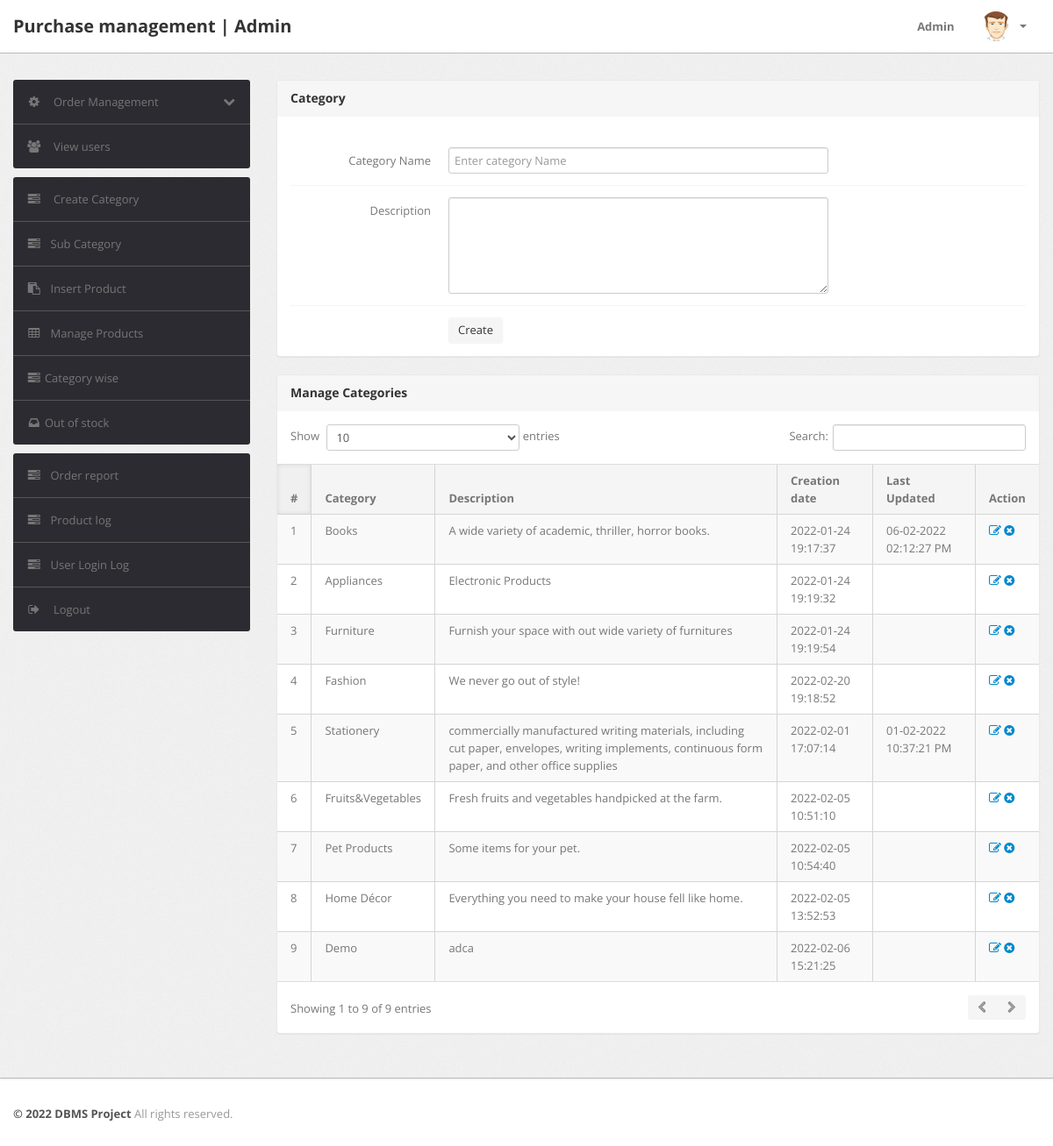
The app's page /admin/category.php (signed in) with its own data.
### tables this page shows
CREATE TABLE `category` (
  `id` int(11) NOT NULL,
  `categoryName` varchar(255) DEFAULT NULL,
  `categoryDescription` longtext DEFAULT NULL,
  `creationDate` timestamp NOT NULL DEFAULT current_timestamp(),
  `updationDate` varchar(255) DEFAULT NULL
);

### admin/category.php (the view, shortened to what this page needs)
<?php
include('include/config.php');
if(strlen($_SESSION['alogin'])==0)
	{
header('location:index.php');
}
else{
?>
<!DOCTYPE html>
<html lang="en">
<head>
	<link type="text/css" href="bootstrap/css/bootstrap.min.css" rel="stylesheet">
	<link type="text/css" href="bootstrap/css/bootstrap-responsive.min.css" rel="stylesheet">
	<link type="text/css" href="css/theme.css" rel="stylesheet">
	<link type="text/css" href="images/icons/css/font-awesome.css" rel="stylesheet">
</head>
<body>
<?php include('include/header.php');?>
	<div class="wrapper">
		<div class="container">
			<div class="row">
<?php include('include/sidebar.php');?>
			<div class="span9">
					<div class="content">
						<div class="module">
							<div class="module-head">
								<h3>Category</h3>
							</div>
							<div class="module-body">
									<br />
			<form class="form-horizontal row-fluid" name="Category" method="post" >
<div class="control-group">
<label class="control-label" for="basicinput">Category Name</label>
<div class="controls">
<input type="text" placeholder="Enter category Name"  name="category" class="span8 tip" required>
</div>
</div>
<div class="control-group">
											<label class="control-label" for="basicinput">Description</label>
											<div class="controls">
												<textarea class="span8" name="description" rows="5"></textarea>
											</div>
										</div>
	<div class="control-group">
											<div class="controls">
												<button type="submit" name="submit" class="btn">Create</button>
											</div>
										</div>
									</form>
							</div>
						</div>
	<div class="module">
							<div class="module-head">
								<h3>Manage Categories</h3>
							</div>
							<div class="module-body table">
								<table cellpadding="0" cellspacing="0" border="0" class="datatable-1 table table-bordered table-striped	 display" width="100%">
									<thead>
										<tr>
											<th>#</th>
											<th>Category</th>
											<th>Description</th>
											<th>Creation date</th>
											<th>Last Updated</th>
											<th>Action</th>
										</tr>
									</thead>
									<tbody>
<?php $query=mysqli_query($con,"select * from category");
$cnt=1;
while($row=mysqli_fetch_array($query))
{
?>
										<tr>
											<td><?php echo htmlentities($cnt);?></td>
											<td><?php echo htmlentities($row['categoryName']);?></td>
											<td><?php echo htmlentities($row['categoryDescription']);?></td>
											<td> <?php echo htmlentities($row['creationDate']);?></td>
											<td><?php echo htmlentities($row['updationDate']);?></td>
											<td>
											<a href="edit-category.php?id=<?php echo $row['id']?>" ><i class="icon-edit"></i></a>
											<a href="category.php?id=<?php echo $row['id']?>&del=delete" onClick="return confirm('Are you sure you want to delete?')"><i class="icon-remove-sign"></i></a></td>
										</tr>
										<?php $cnt=$cnt+1; } ?>
								</table>
							</div>
						</div>
					</div>
				</div>
			</div>
		</div>
	</div>
<?php include('include/footer.php');?>
</body>
<?php } ?>

### records on screen
category: categoryName "Books", categoryDescription "A wide variety of academic, thriller, horror books.", creationDate "2022-01-24 19:17:37", updationDate "06-02-2022 02:12:27 PM"
category: categoryName "Appliances", categoryDescription "Electronic Products", creationDate "2022-01-24 19:19:32"
category: categoryName "Furniture", categoryDescription "Furnish your space with out wide variety of furnitures", creationDate "2022-01-24 19:19:54"
category: categoryName "Fashion", categoryDescription "We never go out of style!", creationDate "2022-02-20 19:18:52"
category: categoryName "Stationery", categoryDescription "commercially manufactured writing materials, including cut paper, envelopes, writing implements, continuous form paper, and other office supplies", creationDate "2022-02-01 17:07:14", updationDate "01-02-2022 10:37:21 PM"
category: categoryName "Fruits&Vegetables", categoryDescription "Fresh fruits and vegetables handpicked at the farm.", creationDate "2022-02-05 10:51:10"
category: categoryName "Pet Products", categoryDescription "Some items for your pet.", creationDate "2022-02-05 10:54:40"
category: categoryName "Home Décor", categoryDescription "Everything you need to make your house fell like home.", creationDate "2022-02-05 13:52:53"
category: categoryName "Demo", categoryDescription "adca", creationDate "2022-02-06 15:21:25"
